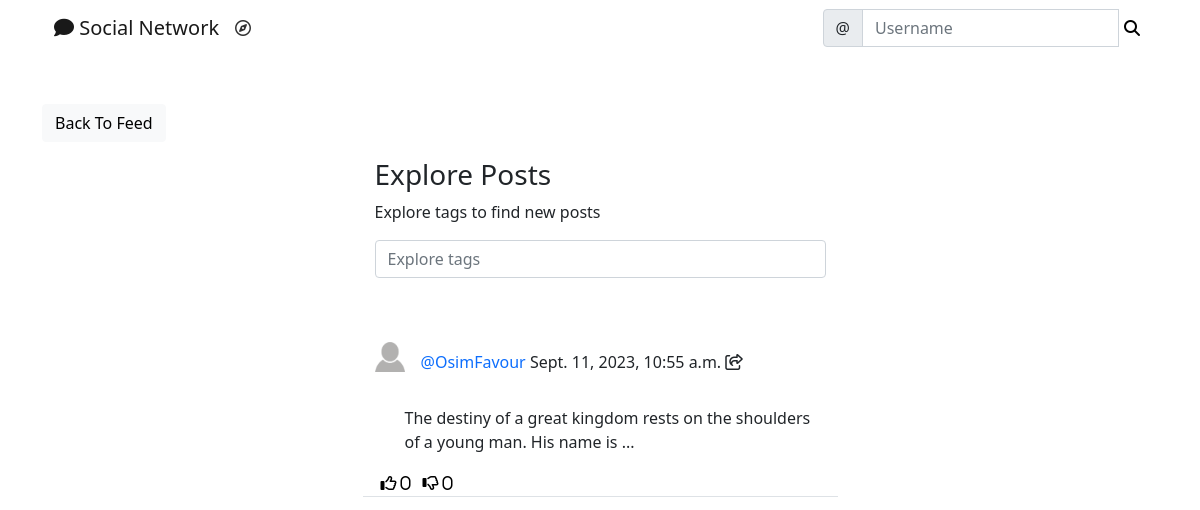
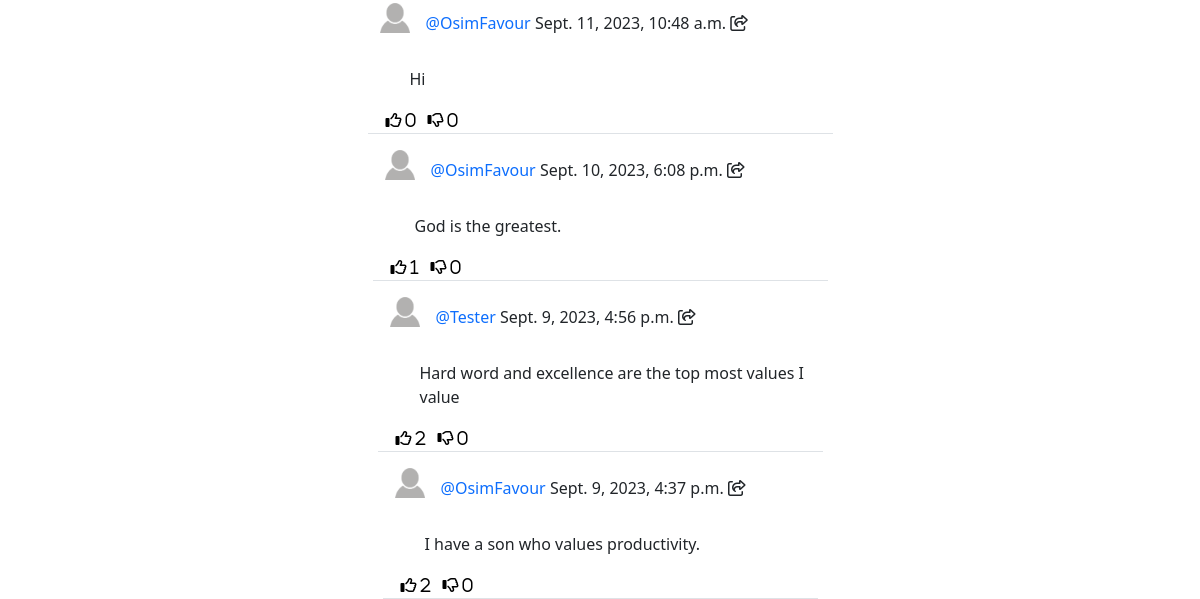
The page /social/explore/ on the database as committed earlier (2 pictures, top to bottom).
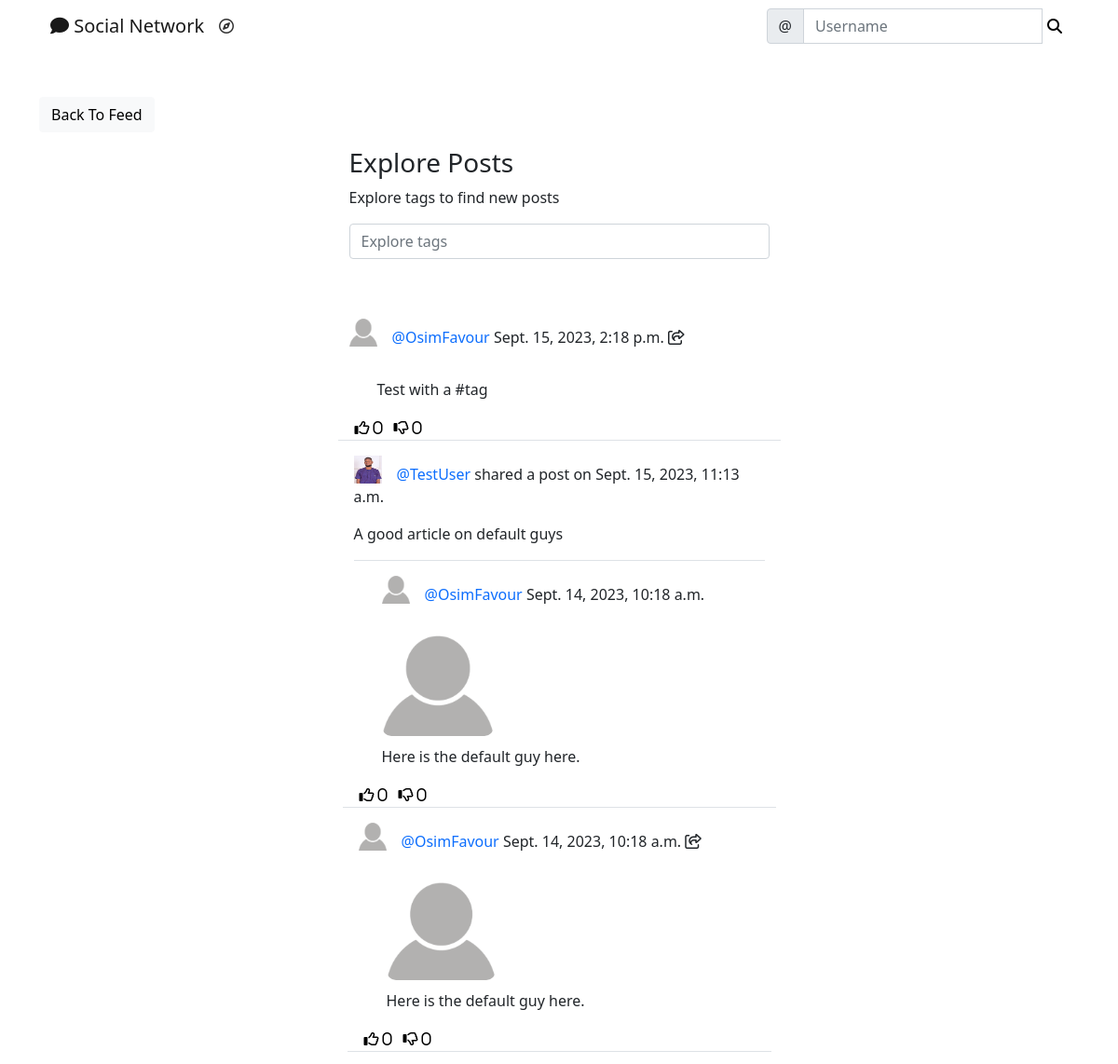
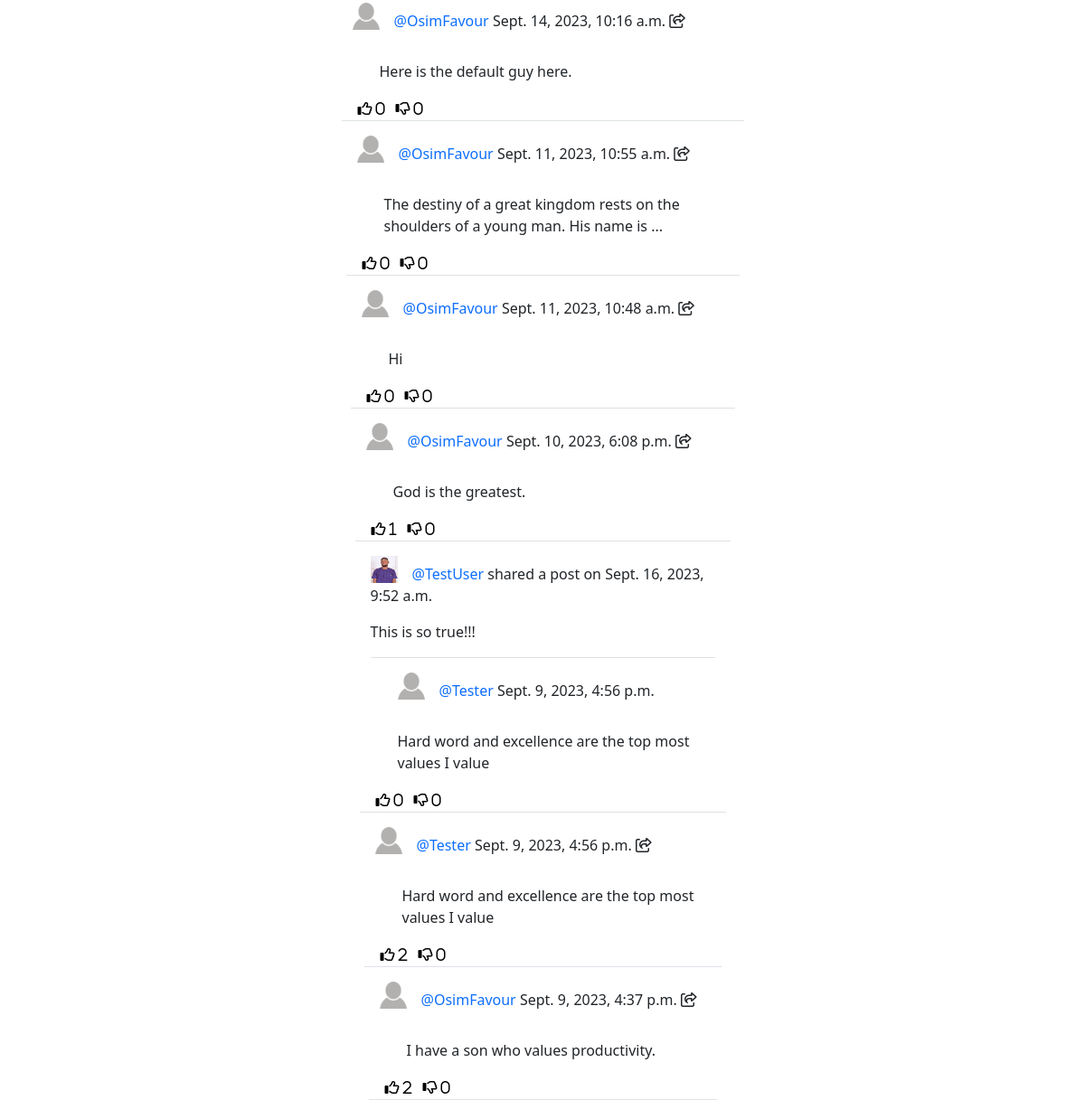
The same page on the database as committed later (2 pictures, top to bottom).
### social/models.py (models this page shows, shortened)
class Post(models.Model):
    body = models.TextField()
    shared_body = models.TextField(blank=True, null=True)
    image = models.ManyToManyField('Image', blank=True)
    created_on = models.DateTimeField(default=timezone.now)
    shared_on = models.DateTimeField(blank=True, null=True)
    author = models.ForeignKey(User, on_delete=models.CASCADE)
    shared_user = models.ForeignKey(User, on_delete=models.CASCADE, null=True, blank=True, related_name='+')
    likes = models.ManyToManyField(User, blank=True, related_name='likes')
    dislikes = models.ManyToManyField(User, blank=True, related_name='dislikes')
    tags = models.ManyToManyField('Tag', blank=True)
    class Meta:
        ordering = ['-created_on', '-shared_on']

class UserProfile(models.Model):
    user = models.OneToOneField(User, primary_key=True, verbose_name="user", related_name="profile", on_delete=models.CASCADE)
    name = models.CharField(max_length=30, blank=True, null=True)
    bio = models.TextField(max_length=500, blank=True, null=True)
    birth_date = models.DateField(null=True, blank=True)
    location = models.CharField(max_length=100, blank=True, null=True)
    picture = models.ImageField(upload_to='uploads/profile_pictures', default='uploads/profile_pictures/default.png')
    followers = models.ManyToManyField(User, blank=True, related_name='followers')

class Image(models.Model):
    image = models.ImageField(upload_to='uploads/post_photos', blank=True, null=True)

### social/views.py (the view, shortened to what this page needs)
# urls.py: path('explore/', Explore.as_view(), name='explore'),
class Explore(View):
    def get(self, request, *args, **kwargs):
        explore_form = ExploreForm()
        query = self.request.GET.get('query')
        tag = Tag.objects.filter(name=query).first()
        if tag:
            posts = Post.objects.filter(tags__in=[tag])
        else:
            posts = Post.objects.all()
        context = {
            'tag': tag,
            'posts': posts,
            'explore_form': explore_form,
        }
        return render(request, 'social/explore.html', context)

### social/forms.py
class ExploreForm(forms.Form):
    query = forms.CharField(
        label='',
        widget=forms.TextInput(attrs={
            'placeholder': 'Explore tags'
        })
    )

### social/templates/social/explore.html (shortened to what the changed rows need)
{% extends 'landing/base.html' %}
{% load crispy_forms_tags %}
{% block content %}
	<div class="container">
		{% for post in posts %}
            <div class="row justify-content-center mt-3">
                <div class="col-md-5 col-sm-12 border-bottom position-relative">
                    {% if post.shared_user %}
                        <div>
                            <a href="{% url 'profile' post.shared_user.profile.pk %}">
                                <img class="round-circle post-img" height="30" width="30" src="{{ post.shared_user.profile.picture.url }}" />
                            </a>
                            <p class="post-text">
                                <a class="text-primary post-link" href="{% url 'profile' post.shared_user.profile.pk %}">@{{ post.shared_user }}</a> shared a post on {{ post.shared_on }}
                            </p>
                        </div>
                    {% else %}
                        <div>
                            <a href="{% url 'profile' post.author.profile.pk %}">
                                <img class="round-circle post-img" height="30" width="30" src="{{ post.author.profile.picture.url }}" />
                            </a>
                            <p class="post-text">
                                <a class="text-primary post-link" href="{% url 'profile' post.author.profile.pk %}">@{{ post.author }}</a> {{ post.created_on }}
                                <span onclick="shareToggle('{{ post.pk }}')"><i class="far fa-share-square share-btn"></i></span>
                            </p>
                        </div>
                    {% endif %}
                    {% if post.shared_body %}
                        <div class="position-relative border-bottom mb-3 body">
                            <p>{{ post.shared_body }}</p>
                        </div>
                        <div class="shared-post">
                            <a href="{% url 'profile' post.author.profile.pk %}">
                                <img class="round-circle post-img" height="30" width="30" src="{{ post.author.profile.picture.url }}" />
                            </a>
                            <p class="post-text">
                                <a class="text-primary post-link" href="{% url 'profile' post.author.profile.pk %}">@{{ post.author }}</a> {{ post.created_on }}
                            </p>
                        </div>
                    {% endif %}
                        <div class="shared-post position-relative pt-3">
                            {% if post.image.count > 0 %}
                                <div class="row">
                                    {% for img in post.image.all %}
                                        <div class="col-md-4 col-xs-12">
                                            <img src="{{ img.image.url }}" class="post-image" />
                                        </div>
                                    {% endfor %}
                                </div>
                            {% endif %}
                            <div class="body">
                                <p>{{ post.body }}</p>
                            </div>
                        </div>
                    <div class="d-flex flex-row">
                        <form method="POST" action="{% url 'like' post.pk %}">
                            <button class="remove-default-btn" type="submit">
                                <i class="far fa-thumbs-up"> <span>{{ post.likes.all.count }}</span></i>
                            </button>
                        </form>
                        <form method="POST" action="{% url 'dislike' post.pk %}">
                            <button class="remove-default-btn" type="submit">
                                <i class="far fa-thumbs-down"> <span>{{ post.dislikes.all.count }}</span></i>
                            </button>
                        </form>
                </div>
            </div>
        {% endfor %}
    </div>
{% endblock content %}

Rows that differ between the two databases and show on the page:
added Post: author.profile.picture (placeholder picture), author "OsimFavour", created_on "Sept. 15, 2023, 2:18 p.m.", body "Test with a #tag", likes.all.count "0", dislikes.all.count "0"
added Post: shared_user.profile.picture (picture), shared_user "TestUser", shared_on "Sept. 15, 2023, 11:13 a.m.", shared_body "A good article on default guys", author.profile.picture (placeholder picture), author "OsimFavour", created_on "Sept. 14, 2023, 10:18 a.m.", body "Here is the default guy here.", likes.all.count "0", dislikes.all.count "0"
added Image: image (placeholder picture)
added Post: author.profile.picture (placeholder picture), author "OsimFavour", created_on "Sept. 14, 2023, 10:18 a.m.", body "Here is the default guy here.", likes.all.count "0", dislikes.all.count "0"
added Post: author.profile.picture (placeholder picture), author "OsimFavour", created_on "Sept. 14, 2023, 10:16 a.m.", body "Here is the default guy here.", likes.all.count "0", dislikes.all.count "0"
added Post: shared_user.profile.picture (picture), shared_user "TestUser", shared_on "Sept. 16, 2023, 9:52 a.m.", shared_body "This is so true!!!", author.profile.picture (placeholder picture), author "Tester", created_on "Sept. 9, 2023, 4:56 p.m.", body "Hard word and excellence are the top most values I value", likes.all.count "0", dislikes.all.count "0"
